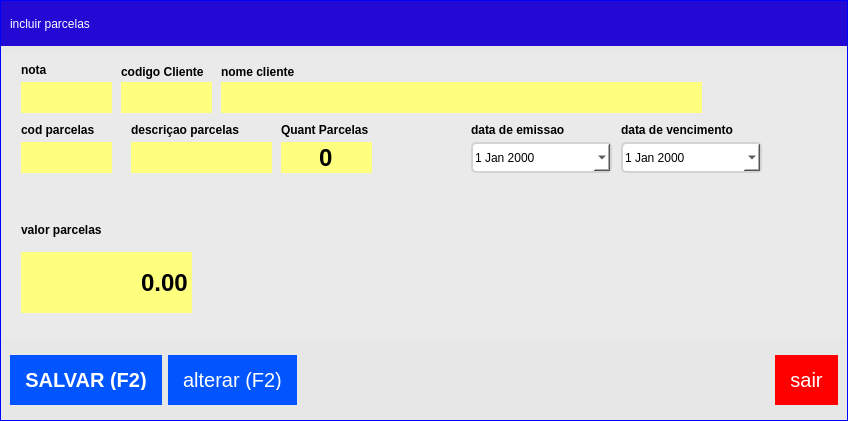
  <widget class="QWidget" name="wb_incluirParcelas" native="true">
   <property name="geometry">
    <rect>
     <x>1520</x>
     <y>90</y>
     <width>848</width>
     <height>421</height>
    </rect>
   </property>
   <property name="minimumSize">
    <size>
     <width>848</width>
     <height>0</height>
    </size>
   </property>
   <property name="maximumSize">
    <size>
     <width>700</width>
     <height>500</height>
    </size>
   </property>
   <property name="styleSheet">
    <string notr="true">QWidget{
background-color: rgb(231, 231, 231);
border:1px solid blue;
}
QPushButton{
	text-align:center;
	color:#fff;
	border:0px;
	
	font-size:20px;
	cursor: pointer;
	background-color: rgb(0, 85, 255);
padding:15px 15px;
}
QPushButton:hover{
background-color:#3668ff;
}
</string>
   </property>
   <layout class="QVBoxLayout" name="verticalLayout_5">
    <property name="leftMargin">
     <number>1</number>
    </property>
    <property name="topMargin">
     <number>1</number>
    </property>
    <property name="rightMargin">
     <number>1</number>
    </property>
    <property name="bottomMargin">
     <number>15</number>
    </property>
    <item>
     <widget class="QFrame" name="frame_10">
      <property name="maximumSize">
       <size>
        <width>16777215</width>
        <height>45</height>
       </size>
      </property>
      <property name="styleSheet">
       <string notr="true">
QFrame#frame_10{
color:red;
border: none;
background-color:#2408D4;}

QLabel{color: white;
background-color:transparent;
font: 75 15pt &quot;MS Shell Dlg 2&quot;;

}</string>
      </property>
      <property name="frameShape">
       <enum>QFrame::StyledPanel</enum>
      </property>
      <property name="frameShadow">
       <enum>QFrame::Raised</enum>
      </property>
      <layout class="QHBoxLayout" name="horizontalLayout_8">
       <item>
        <widget class="QLabel" name="label_5">
         <property name="styleSheet">
          <string notr="true">border:none</string>
         </property>
         <property name="text">
          <string>incluir parcelas</string>
         </property>
         <property name="alignment">
          <set>Qt::AlignLeading|Qt::AlignLeft|Qt::AlignVCenter</set>
         </property>
        </widget>
       </item>
      </layout>
     </widget>
    </item>
    <item>
     <widget class="QFrame" name="frame_11">
      <property name="styleSheet">
       <string notr="true">QFrame
{background: #eaeaea;
border: none
}

QLabel{
font-size: 12px;
font-family: &quot;Arial&quot;;
font-weight: bold;
color:black;
border: none;
}
QLineEdit{
background-color: rgb(255, 255, 127);
font-size: 24px;
font-family: &quot;Arial&quot;;
font-weight: bold;
color: rgb(0, 0, 0);
border:none;
border-bottom-left-radius:0px;
border-bottom-right-radius:0px;
border-top-left-radius:0px;
}
QLineEdit:focus{
	background-color: rgb(255, 255, 255);
}
QComboBox{
background-color: rgb(255, 255, 127);
border:1px solid;
border-bottom-left-radius:0px;
border-bottom-right-radius:0px;
border-top-left-radius:0px;
}
QDoubleSpinBox{
background-color: rgb(255, 255, 127);
font-size: 24px;
font-family: &quot;Arial&quot;;
font-weight: bold;
color: rgb(0, 0, 0);
border:none;
border-bottom-left-radius:0px;
border-bottom-right-radius:0px;
border-top-left-radius:0px;

}</string>
      </property>
      <property name="frameShape">
       <enum>QFrame::StyledPanel</enum>
      </property>
      <property name="frameShadow">
       <enum>QFrame::Raised</enum>
      </property>
      <widget class="QLineEdit" name="tx_descricaocliente">
       <property name="geometry">
        <rect>
         <x>220</x>
         <y>30</y>
         <width>481</width>
         <height>31</height>
        </rect>
       </property>
       <property name="focusPolicy">
        <enum>Qt::NoFocus</enum>
       </property>
      </widget>
      <widget class="QLabel" name="label_6">
       <property name="geometry">
        <rect>
         <x>120</x>
         <y>10</y>
         <width>121</width>
         <height>20</height>
        </rect>
       </property>
       <property name="text">
        <string>codigo Cliente</string>
       </property>
      </widget>
      <widget class="QLabel" name="label_8">
       <property name="geometry">
        <rect>
         <x>20</x>
         <y>170</y>
         <width>131</width>
         <height>16</height>
        </rect>
       </property>
       <property name="text">
        <string>valor parcelas</string>
       </property>
      </widget>
      <widget class="QDateEdit" name="dt_emissao">
       <property name="geometry">
        <rect>
         <x>470</x>
         <y>90</y>
         <width>141</width>
         <height>31</height>
        </rect>
       </property>
       <property name="focusPolicy">
        <enum>Qt::ClickFocus</enum>
       </property>
       <property name="styleSheet">
        <string notr="true">QDateEdit {

	border: 2px solid lightgray;
	border-radius: 5px;
	font: 14pt &quot;MS Shell Dlg 2&quot;;
	background-color: rgb(255, 255, 255);
}
 

 
QDateEdit::drop-down:hover {
	/* Does this work with QDateEdit??? */
	background-color: qlineargradient(x1: 0, y1: 0, x2: 0, y2: 1, stop: 0 #d8d7d7, stop: 1 #e9e9e9);
}</string>
       </property>
       <property name="calendarPopup">
        <bool>true</bool>
       </property>
      </widget>
      <widget class="QLabel" name="label_10">
       <property name="geometry">
        <rect>
         <x>470</x>
         <y>70</y>
         <width>111</width>
         <height>16</height>
        </rect>
       </property>
       <property name="text">
        <string>data de emissao</string>
       </property>
      </widget>
      <widget class="QDoubleSpinBox" name="tx_incluirValorpagamento">
       <property name="geometry">
        <rect>
         <x>20</x>
         <y>200</y>
         <width>171</width>
         <height>61</height>
        </rect>
       </property>
       <property name="font">
        <font>
         <pointsize>25</pointsize>
         <italic>false</italic>
         <bold>false</bold>
        </font>
       </property>
       <property name="styleSheet">
        <string notr="true">font: 25pt &quot;MS Shell Dlg 2&quot;;</string>
       </property>
       <property name="alignment">
        <set>Qt::AlignRight|Qt::AlignTrailing|Qt::AlignVCenter</set>
       </property>
       <property name="buttonSymbols">
        <enum>QAbstractSpinBox::NoButtons</enum>
       </property>
       <property name="showGroupSeparator" stdset="0">
        <bool>true</bool>
       </property>
       <property name="maximum">
        <double>99999.000000000000000</double>
       </property>
       <property name="value">
        <double>0.000000000000000</double>
       </property>
      </widget>
      <widget class="QLabel" name="label_12">
       <property name="geometry">
        <rect>
         <x>20</x>
         <y>10</y>
         <width>91</width>
         <height>16</height>
        </rect>
       </property>
       <property name="text">
        <string>nota</string>
       </property>
      </widget>
      <widget class="QLineEdit" name="tx_Numeronota">
       <property name="geometry">
        <rect>
         <x>20</x>
         <y>30</y>
         <width>91</width>
         <height>31</height>
        </rect>
       </property>
       <property name="focusPolicy">
        <enum>Qt::ClickFocus</enum>
       </property>
       <property name="alignment">
        <set>Qt::AlignCenter</set>
       </property>
      </widget>
      <widget class="QLineEdit" name="tx_codCliente">
       <property name="geometry">
        <rect>
         <x>120</x>
         <y>30</y>
         <width>91</width>
         <height>31</height>
        </rect>
       </property>
       <property name="alignment">
        <set>Qt::AlignCenter</set>
       </property>
      </widget>
      <widget class="QLabel" name="label_9">
       <property name="geometry">
        <rect>
         <x>220</x>
         <y>10</y>
         <width>121</width>
         <height>20</height>
        </rect>
       </property>
       <property name="text">
        <string>nome cliente</string>
       </property>
      </widget>
      <widget class="QLineEdit" name="tx_codPArcelas">
       <property name="geometry">
        <rect>
         <x>20</x>
         <y>90</y>
         <width>91</width>
         <height>31</height>
        </rect>
       </property>
      </widget>
      <widget class="QLabel" name="label_13">
       <property name="geometry">
        <rect>
         <x>20</x>
         <y>70</y>
         <width>111</width>
         <height>16</height>
        </rect>
       </property>
       <property name="text">
        <string>cod parcelas</string>
       </property>
      </widget>
      <widget class="QLineEdit" name="tx_descricaoparcelas">
       <property name="geometry">
        <rect>
         <x>130</x>
         <y>90</y>
         <width>141</width>
         <height>31</height>
        </rect>
       </property>
       <property name="focusPolicy">
        <enum>Qt::NoFocus</enum>
       </property>
      </widget>
      <widget class="QLabel" name="label_14">
       <property name="geometry">
        <rect>
         <x>130</x>
         <y>70</y>
         <width>131</width>
         <height>16</height>
        </rect>
       </property>
       <property name="text">
        <string>descriçao parcelas</string>
       </property>
      </widget>
      <widget class="QLabel" name="label_15">
       <property name="geometry">
        <rect>
         <x>280</x>
         <y>70</y>
         <width>131</width>
         <height>16</height>
        </rect>
       </property>
       <property name="text">
        <string>Quant Parcelas</string>
       </property>
      </widget>
      <widget class="QLineEdit" name="tx_quantPArcelas">
       <property name="geometry">
        <rect>
         <x>280</x>
         <y>90</y>
         <width>91</width>
         <height>31</height>
        </rect>
       </property>
       <property name="focusPolicy">
        <enum>Qt::NoFocus</enum>
       </property>
       <property name="text">
        <string>0</string>
       </property>
       <property name="maxLength">
        <number>10</number>
       </property>
       <property name="alignment">
        <set>Qt::AlignCenter</set>
       </property>
      </widget>
      <widget class="QLabel" name="label_11">
       <property name="geometry">
        <rect>
         <x>620</x>
         <y>70</y>
         <width>151</width>
         <height>16</height>
        </rect>
       </property>
       <property name="text">
        <string>data de vencimento</string>
       </property>
      </widget>
      <widget class="QDateEdit" name="dt_vencimento">
       <property name="geometry">
        <rect>
         <x>620</x>
         <y>90</y>
         <width>141</width>
         <height>31</height>
        </rect>
       </property>
       <property name="focusPolicy">
        <enum>Qt::ClickFocus</enum>
       </property>
       <property name="styleSheet">
        <string notr="true">QDateEdit {

	border: 2px solid lightgray;
	border-radius: 5px;
	font: 14pt &quot;MS Shell Dlg 2&quot;;
	background-color: rgb(255, 255, 255);
}
 

 
QDateEdit::drop-down:hover {
	/* Does this work with QDateEdit??? */
	background-color: qlineargradient(x1: 0, y1: 0, x2: 0, y2: 1, stop: 0 #d8d7d7, stop: 1 #e9e9e9);
}</string>
       </property>
       <property name="calendarPopup">
        <bool>true</bool>
       </property>
      </widget>
     </widget>
    </item>
    <item>
     <widget class="QFrame" name="frame_12">
      <property name="maximumSize">
       <size>
        <width>16777215</width>
        <height>60</height>
       </size>
      </property>
      <property name="styleSheet">
       <string notr="true">
QFrame{
border:none
}
</string>
      </property>
      <property name="frameShape">
       <enum>QFrame::StyledPanel</enum>
      </property>
      <property name="frameShadow">
       <enum>QFrame::Raised</enum>
      </property>
      <layout class="QHBoxLayout" name="horizontalLayout_10">
       <item>
        <widget class="QPushButton" name="bt_SalvarPagamento">
         <property name="minimumSize">
          <size>
           <width>0</width>
           <height>50</height>
          </size>
         </property>
         <property name="font">
          <font>
           <pointsize>-1</pointsize>
           <bold>true</bold>
          </font>
         </property>
         <property name="cursor">
          <cursorShape>PointingHandCursor</cursorShape>
         </property>
         <property name="focusPolicy">
          <enum>Qt::NoFocus</enum>
         </property>
         <property name="contextMenuPolicy">
          <enum>Qt::NoContextMenu</enum>
         </property>
         <property name="styleSheet">
          <string notr="true"/>
         </property>
         <property name="text">
          <string>SALVAR (F2)</string>
         </property>
         <property name="iconSize">
          <size>
           <width>75</width>
           <height>35</height>
          </size>
         </property>
         <property name="shortcut">
          <string>F2</string>
         </property>
        </widget>
       </item>
       <item>
        <widget class="QPushButton" name="bt_Altera">
         <property name="minimumSize">
          <size>
           <width>0</width>
           <height>50</height>
          </size>
         </property>
         <property name="styleSheet">
          <string notr="true"/>
         </property>
         <property name="text">
          <string>alterar (F2)</string>
         </property>
         <property name="shortcut">
          <string>F2</string>
         </property>
        </widget>
       </item>
       <item>
        <spacer name="horizontalSpacer_6">
         <property name="orientation">
          <enum>Qt::Horizontal</enum>
         </property>
         <property name="sizeHint" stdset="0">
          <size>
           <width>40</width>
           <height>20</height>
          </size>
         </property>
        </spacer>
       </item>
       <item>
        <widget class="QPushButton" name="bt_sairlancamento">
         <property name="minimumSize">
          <size>
           <width>0</width>
           <height>50</height>
          </size>
         </property>
         <property name="styleSheet">
          <string notr="true">QPushButton{
	text-align:center;
	color:#fff;
	border:0px;
	
	font-size:20px;
	cursor: pointer;
	background-color:red;
padding:15px 15px;
}
QPushButton:hover{
background-color:#3668ff;
}</string>
         </property>
         <property name="text">
          <string>sair</string>
         </property>
         <property name="shortcut">
          <string>Esc</string>
         </property>
        </widget>
       </item>
      </layout>
     </widget>
    </item>
   </layout>
  </widget>
